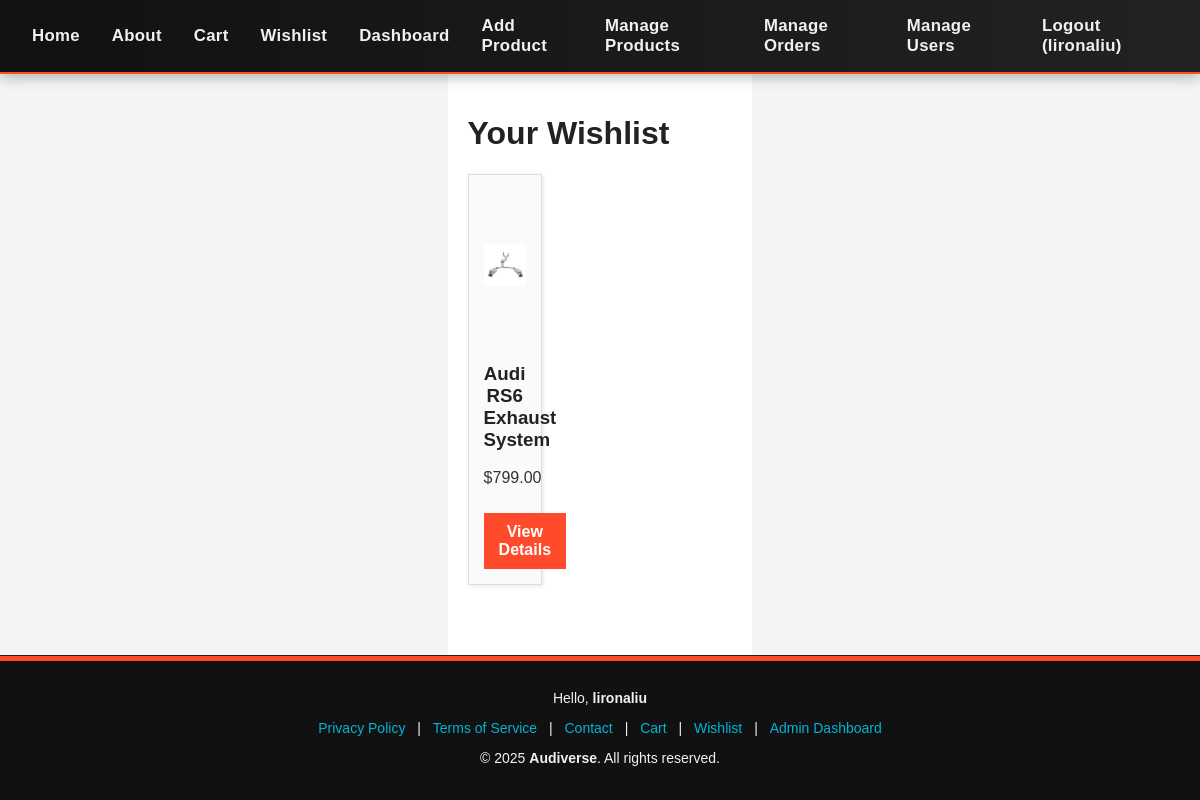
Screenshot of /pages/wishlist.php (signed in) with the database file from the repository.
### tables this page shows
CREATE TABLE `products` (
  `id` int(11) NOT NULL,
  `name` varchar(255) NOT NULL,
  `category_id` int(11) NOT NULL,
  `description` text DEFAULT NULL,
  `price` decimal(10,2) NOT NULL,
  `stock` int(11) DEFAULT 0,
  `image` varchar(255) DEFAULT NULL,
  `created_at` timestamp NOT NULL DEFAULT current_timestamp()
);

### config/config.php (called while the page is built)
<?php
$basePath = str_replace('\\', '/', dirname($_SERVER['SCRIPT_NAME']));
$basePath = explode('/php-1', $basePath)[0] . '/php-1/personalproject';
?>

### pages/wishlist.php (the view, shortened to what this page needs)
<?php
include(__DIR__ . '/../includes/header.php');
include(__DIR__ . '/../includes/navbar.php');
include(__DIR__ . '/../config/config.php');
include(__DIR__ . '/../config/db.php');
$user_id = $_SESSION['user_id'];
$stmt = $conn->prepare("SELECT p.id, p.name, p.price, p.image FROM wishlist w JOIN products p ON w.product_id = p.id WHERE w.user_id = ?");
$stmt->bind_param("i", $user_id);
$stmt->execute();
$result = $stmt->get_result();
?>
<div class="container">
    <h1>Your Wishlist</h1>
    <?php if ($result->num_rows === 0): ?>
        <p>Your wishlist is empty.</p>
    <?php else: ?>
        <div class="product-grid">
            <?php while ($product = $result->fetch_assoc()): ?>
                <div class="product-card">
                    <img src="<?php echo htmlspecialchars($basePath); ?>/assets/images/<?php echo htmlspecialchars($product['image']); ?>" alt="<?php echo htmlspecialchars($product['name']); ?>" />
                    <h3><?php echo htmlspecialchars($product['name']); ?></h3>
                    <p>$<?php echo number_format($product['price'], 2); ?></p>
                    <a href="<?php echo htmlspecialchars($basePath); ?>/pages/product.php?id=<?php echo htmlspecialchars($product['id']); ?>" class="btn">View Details</a>
                </div>
            <?php endwhile; ?>
        </div>
    <?php endif; ?>
</div>
<?php
include(__DIR__ . '/../includes/footer.php');
?>

### assets/css/style.css (style rules this page uses)
* { box-sizing: border-box; font-family: Arial, sans-serif; }
body { margin: 0; background: #f4f4f4; color: #333; }
.container { max-width: 960px; margin: 0 auto; padding: 20px; background: white; }
h1, h2, h3 { color: #222; }
.product-grid { display: flex; flex-wrap: wrap; gap: 20px; }
.product-card { background: #fafafa; padding: 15px; border: 1px solid #ddd; width: calc(33% - 13.33px); box-shadow: 1px 1px 5px rgba(0,0,0,0.1); text-align: center; }
.product-card img { max-width: 100%; height: 150px; object-fit: contain; }
.btn { background: #ff4b2b; color: white; padding: 10px 15px; text-decoration: none; border: none; cursor: pointer; display: inline-block; margin-top: 10px; font-weight: bold; }
.btn { transition: transform 0.2s ease, background 0.3s ease; }
.product-card { transition: transform 0.2s ease, box-shadow 0.2s ease; }

### includes/footer.php (style rules this page uses)
body { display: flex; flex-direction: column; min-height: 100vh; margin: 0; }
.container { flex: 1; }

### rows the page displays
products: image (picture), name "Audi RS6 Exhaust System", price "799.00"

### other values shown
$_SESSION['username'] "lironaliu"
